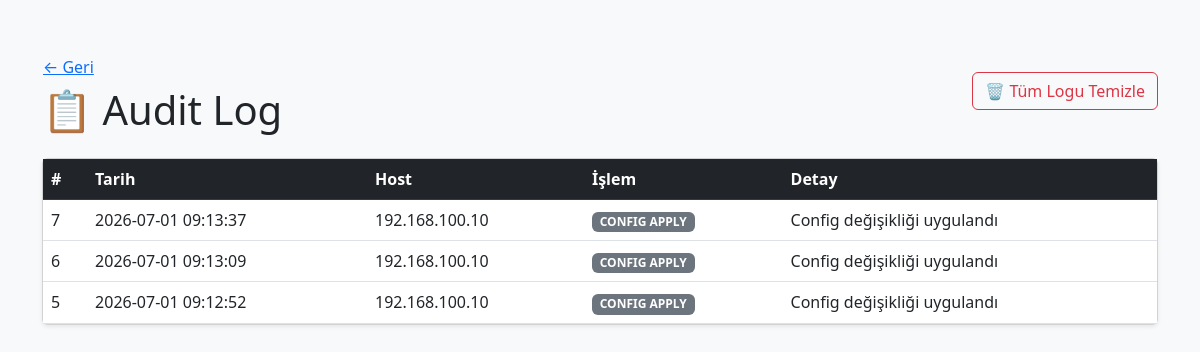
The page /audit on the database as committed earlier.
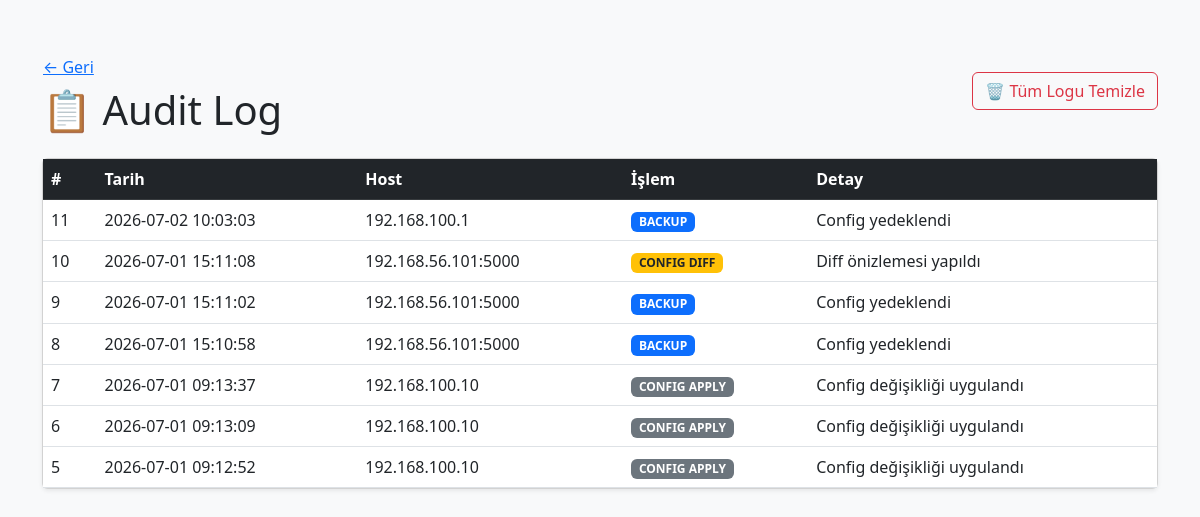
The same page on the database as committed later.
### tables this page shows
CREATE TABLE audit_log (
            id INTEGER PRIMARY KEY AUTOINCREMENT,
            tarih TEXT,
            host TEXT,
            islem TEXT,
            detay TEXT
        );

### app.py (the view)
@app.route('/audit')
def audit():
    logs = log_listele()
    return render_template('audit.html', logs=logs)

### database.py (called while the page is built)
def log_listele():
    conn = sqlite3.connect(DB_FILE)
    c = conn.cursor()
    c.execute("SELECT * FROM audit_log ORDER BY id DESC")
    rows = c.fetchall()
    conn.close()
    return rows

### templates/audit.html (shortened to what this page needs)
<!DOCTYPE html>
<html lang="tr">
<head>
    <link href="https://cdn.jsdelivr.net/npm/bootstrap@5.3.0/dist/css/bootstrap.min.css" rel="stylesheet">
</head>
<body class="bg-light">
    <div class="container py-5">
        <div class="d-flex justify-content-between align-items-center mb-4">
            <div>
                <a href="/" class="btn btn-link ps-0">← Geri</a>
                <h1 class="mb-0">📋 Audit Log</h1>
            </div>
            {% if logs %}
            <button class="btn btn-outline-danger"
                onclick="temizleOnay()">🗑 Tüm Logu Temizle</button>
            {% endif %}
        </div>
        <div class="card shadow-sm">
            <div class="card-body p-0">
                <table class="table table-hover mb-0">
                    <thead class="table-dark">
                        <tr>
                            <th>#</th>
                            <th>Tarih</th>
                            <th>Host</th>
                            <th>İşlem</th>
                            <th>Detay</th>
                        </tr>
                    </thead>
                    <tbody>
                        {% for log in logs %}
                        <tr>
                            <td>{{ log[0] }}</td>
                            <td>{{ log[1] }}</td>
                            <td>{{ log[2] }}</td>
                            <td>
                                {% if log[3] == "BACKUP" %}
                                    <span class="badge bg-primary">{{ log[3] }}</span>
                                {% elif log[3] == "CONFIG DIFF" %}
                                    <span class="badge bg-warning text-dark">{{ log[3] }}</span>
                                {% else %}
                                    <span class="badge bg-secondary">{{ log[3] }}</span>
                                {% endif %}
                            </td>
                            <td>{{ log[4] }}</td>
                        </tr>
                        {% else %}
                        <tr><td colspan="5" class="text-center text-muted py-4">Henüz kayıt yok</td></tr>
                        {% endfor %}
                    </tbody>
                </table>
            </div>
        </div>
    </div>
</body>
</html>

Rows that differ between the two databases and show on the page:
added audit_log: id "11", tarih "2026-07-02 10:03:03", host "192.168.100.1", islem "BACKUP", detay "Config yedeklendi"
added audit_log: id "10", tarih "2026-07-01 15:11:08", host "192.168.56.101:5000", islem "CONFIG DIFF", detay "Diff önizlemesi yapıldı"
added audit_log: id "9", tarih "2026-07-01 15:11:02", host "192.168.56.101:5000", islem "BACKUP", detay "Config yedeklendi"
added audit_log: id "8", tarih "2026-07-01 15:10:58", host "192.168.56.101:5000", islem "BACKUP", detay "Config yedeklendi"
